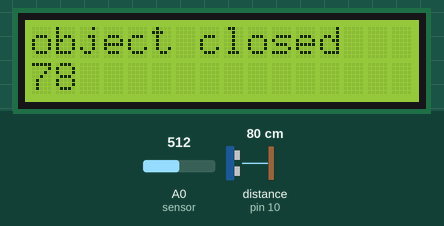
Recording of a sketch running on a simulated Arduino Uno, built with avr-gcc and run on an emulated ATmega328P. Shown: 16×2 character LCD. Wiring (inferred from the names in the program): ultrasonic range finder: trigger pin 9; echo pin 10. Inputs (shaded band) come from the test bench; at power-on: distance to the obstacle (sensor on pin 10) 80 cm, A0 (sensor) = 512. The echo pulse lasts 58.3 µs per cm.

Above: at 1.2 s.
1.3 s: distance to the obstacle (sensor on pin 10) set to 2 cm
At 5.1 s:
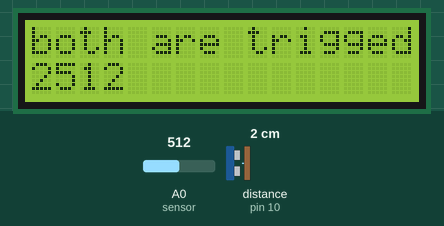
5.4 s: distance to the obstacle (sensor on pin 10) set to 120 cm
At 7.3 s:
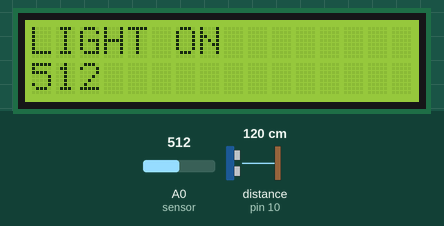
7.6 s: A0 (sensor) set to 491
At 8.7 s:
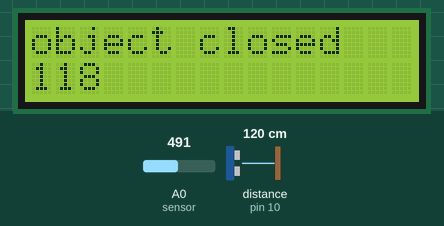
9.6 s: A0 (sensor) set to 510
At 11.2 s:
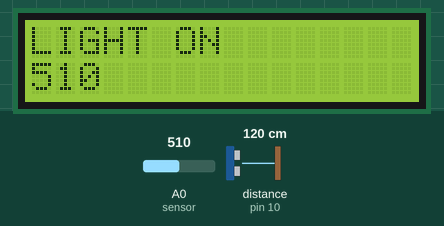
11.6 s: A0 (sensor) set to 490
At 12.5 s:
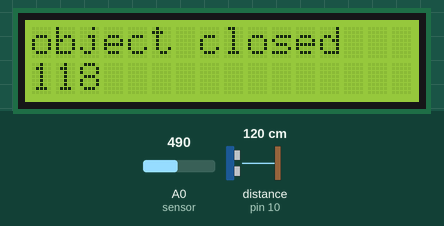
13.7 s: distance to the obstacle (sensor on pin 10) set to 4 cm
At 14.8 s:
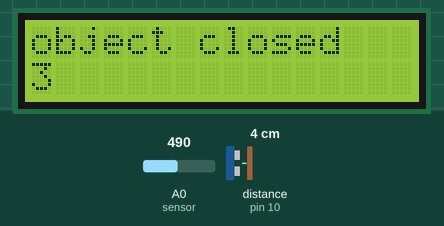
Timing chart, 0 to 16.7 s (numbered marks = the images above; inputs shaded):
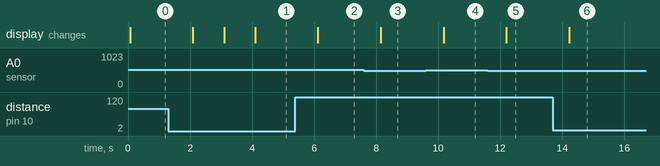

Measured:
- the behaviour switches between 500 and 499 on A0 (sensor) (found by bisection; images 2 and 3)
- after the input at 1.3 s, the display: changes after 0.79 s (image 1)
- after the input at 5.4 s, the display: changes after 0.72 s (image 2)
- after the input at 7.6 s, the display: changes after 0.55 s (image 3)
- after the input at 9.6 s, the display: changes after 0.57 s (image 4)
- after the input at 11.6 s, the display: changes after 0.60 s (image 5)
- after the input at 13.7 s, the display: changes after 0.52 s (image 6)

The sketch:

ultrasonic_and_LRD_withLCD.ino
```cpp
int sensor=A0;
int value=0;
const int transmit=9;
const int receive=10;
long duration;
int distance;
#include<LiquidCrystal.h>
const int rs=12,en=11,d4=5,d5=4,d6=3,d7=2;
LiquidCrystal lcd(rs,en,d4,d5,d6,d7);

void setup() {
  // put your setup code here, to run once:
pinMode(sensor,INPUT);
pinMode(transmit,OUTPUT);
pinMode(receive,INPUT);
lcd.begin(16,2);
}

void loop() {
  // put your main code here, to run repeatedly:
value=analogRead(sensor);

digitalWrite(transmit,LOW);
delayMicroseconds(2);
digitalWrite(transmit,HIGH);
delayMicroseconds(10);
digitalWrite(transmit,LOW);
duration=pulseIn(receive,HIGH);
distance=duration*0.034/2;

if(value>=500&&distance<=10)
{
  lcd.clear();
  lcd.setCursor(0,0);
  lcd.print("both are trigged");
  lcd.setCursor(0,1);
  lcd.print(distance);
  lcd.print(value);
  delay(1000);

}
else if(value>=500&&distance>=100)
{
  lcd.clear();
  lcd.setCursor(0,0);
  lcd.print("LIGHT ON");
  lcd.setCursor(0,1);
  lcd.print(value);
  delay(1000);
  }
else
{
  lcd.clear();
  lcd.setCursor(0,0);
  lcd.print("object far");
  lcd.setCursor(0,1);
  lcd.print(distance);
  if(distance<=10);
  {
    lcd.setCursor(0,0);
    lcd.print("object closed");
    lcd.setCursor(0,1);
    lcd.print(distance);
  }
  delay(1000);
  }
}
```
